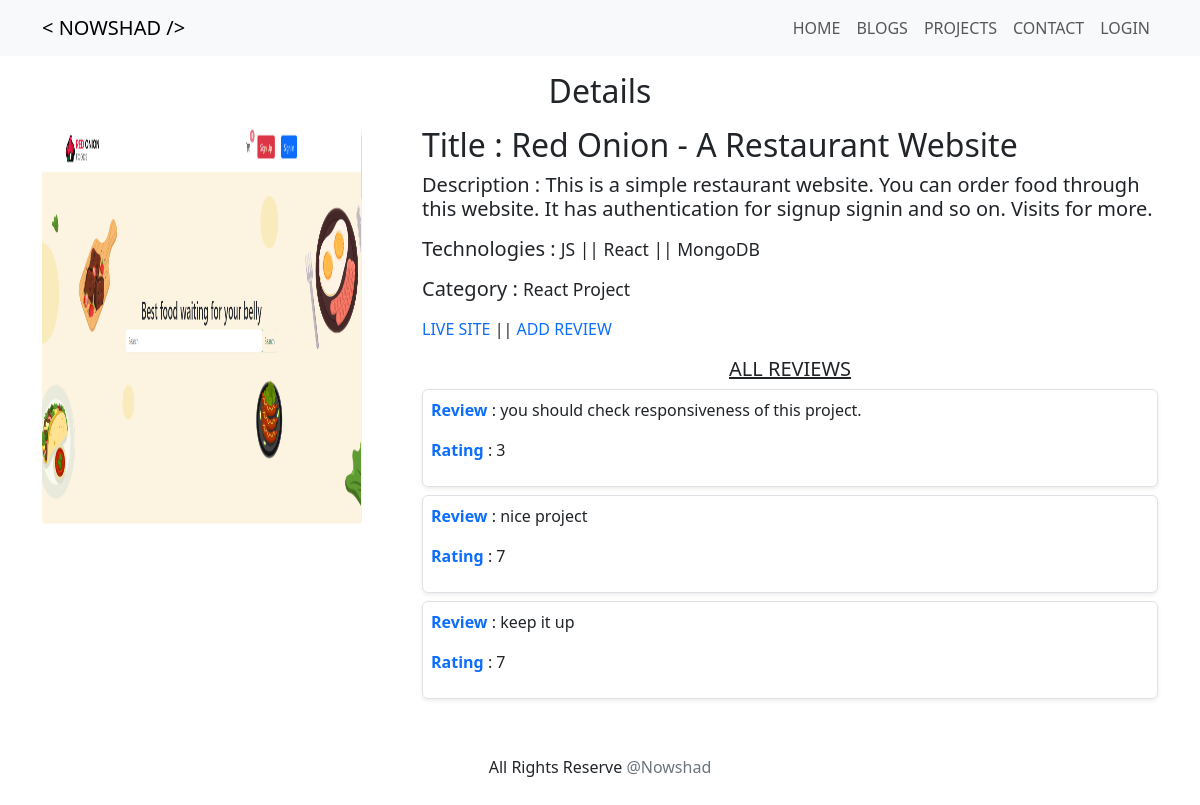
The page /project/11 on the database its author committed.
### projects/models.py (models this page shows, shortened)
class PortfolioProject(models.Model):
    title = models.CharField(max_length=200)
    description = models.TextField()
    screenshoot = models.ImageField(upload_to='images/projects/')
    technologies = models.CharField(max_length=100)
    project_url = models.URLField()
    category = models.ForeignKey(Category, on_delete=models.CASCADE, null=True)

class Category(models.Model):
    cat_name = models.CharField(max_length=100)
    def __str__(self):
        return self.cat_name

class ProjectReview(models.Model):
    reviews = models.CharField(max_length=200)
    ratings = models.IntegerField(choices=RATING_CHOICES)
    project = models.ForeignKey(PortfolioProject, on_delete=models.CASCADE)

### projects/views.py (the view)
# urls.py: path('<int:project_id>',views.portfolio_project_details, name='details'),
def portfolio_project_details(request,project_id):
    project = get_object_or_404(PortfolioProject, pk = project_id)
    reviews = ProjectReview.objects.filter(project=project)
    return render(request, 'details.html', {'project':project, 'reviews':reviews})

### projects/templates/details.html
{% extends "base.html" %}
{% block content %}
<div class="mb-3" style="width: 100%;">
    <h1 class="text-center fs-2 display-3  mt-3">Details</h1>
    <div class="row mt-3">
        <div class="col-md-4">
            <img src="{{project.screenshoot.url}}" style="height: 400px; width: 90%;" class="img-fluid rounded"
                alt="...">
        </div>
        <div class="col-md-8">
            <div class="card-body">
                <h1 class="card-title fs-2 display-2">Title : {{project.title}}</h1>
                <p class="card-text fs-5 display-4 mt-2">
                    <span class="fw-normal">Description :</span>
                    {{project.description}}
                </p>
                <p class="card-text fs-5 display-4"><span class="fw-normal">Technologies :</span>
                    <small>{{project.technologies}}
                </p></small>
                <p class="card-text fs-5 display-4"><span class="fw-normal">Category :</span>
                    <small>{{project.category}}</p></small>
                <a href="{{project.project_url}}" target="_blank" class="text-decoration-none text-uppercase"> live
                    Site</a> ||
                <a href="{% url 'create_review' project.id %}" target="_blank"
                    class="text-decoration-none text-uppercase"> Add
                    Review</a>
                <h3 class="fs-5 display-5 text-decoration-underline mt-3 text-uppercase text-center">All Reviews</h3>
                {% for review in reviews %}
                <div class="border border-1 rounded shadow-sm mb-2">
                    <div class="p-2">
                        <p> <span class="text-primary fw-semibold">Review</span> : {{review.reviews}}</p>
                        <p> <span class="text-primary fw-semibold">Rating</span> : {{review.ratings}}</p>
                    </div>
                </div>
                {% endfor %}
            </div>
        </div>
    </div>
</div>
{% endblock content %}

### rows shown on the page
PortfolioProject: screenshoot (picture), title "Red Onion - A Restaurant Website", description "This is a simple restaurant website. You can order food through this website. It has authentication for signup signin and so on. Visits for more.", technologies "JS || React || MongoDB", category "React Project"
ProjectReview: reviews "you should check responsiveness of this project.", ratings "3"
ProjectReview: reviews "nice project", ratings "7"
ProjectReview: reviews "keep it up", ratings "7"
